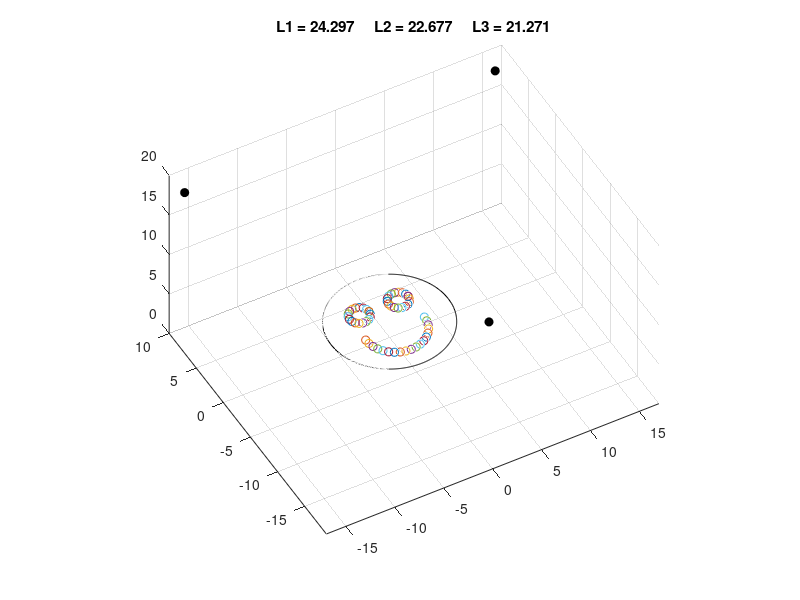

This chart was generated by the following MATLAB code: (Note: this script raises an error after producing the figure.)
clearvars; close all; clc; % all units in inches
%% INPUTS
mount_radius = 0.5;
mount_height = 2;

post_height = 18;
post_radius = 18+1/3;

dish_radius = 6;
dish_height = 2;

%% LOCATIONS [x, y, z]

% relative hole location for cable attachments
h1 = [0, -mount_radius, mount_height];
h2 = [mount_radius*sind(60), mount_radius*cosd(60), mount_height];
h3 = [-mount_radius*sind(60), mount_radius*cosd(60), mount_height];
holes = [h1; h2; h3; h1];
clear h1 h2 h3

% post positions
p1 = [0, -post_radius, post_height];
p2 = [post_radius*sind(60), post_radius*cosd(60), post_height];
p3 = [-post_radius*sind(60), post_radius*cosd(60), post_height];
posts = [p1; p2; p3];
clear p1 p2 p3

% dish
x = linspace(-dish_radius, dish_radius, 300);
y1 = sqrt(dish_radius^2 - x.^2);
y2 = -y1;
x = [x fliplr(x) x(1)];
y = [y1 fliplr(y2) y1(1)];
z = repmat(dish_height, size(x));
dish = [x' y' z'];
clear x y1 y2 y z

%% PATH
r = 3;
theta = 180:10:360;
xs = r*cosd(theta);
ys = r*sind(theta) - 1;

r = 1;
theta = 0:20:360;
xe = r*cosd(theta);
ye = r*sind(theta);

x_path = [xs xe+2 xe-2];
y_path = [ys ye+2 ye+2];
%% PLOT
f = figure(1); hold on; grid on; axis equal; axis([-17 17 -19 10 0 20]);
set(gcf, 'Position',  [200, 150, 1000, 800])

scatter3(posts(:,1),posts(:,2), posts(:,3),'MarkerFaceColor','k','MarkerEdgeColor','k');
% plot3([posts(:,1); posts(1,1)], [posts(:,2); posts(1,2)], [posts(:,3); posts(1,3)],'r-');

plot3(dish(:,1),dish(:,2),dish(:,3),'k-');

view(-29,45)

handles = nan(1,4);
d = nan(1,3);
m = repmat(getframe,size(x_path));
for ii = 1:numel(x_path)
    x = x_path(ii);
    y = y_path(ii);
    z = 2;
    handles = nan(1,4);
    handles(1) = plot3(x+holes(:,1), y+holes(:,2), z+holes(:,3),'b-');
    scatter3(x,y,z,'r.');
    for jj = 1:3
        handles(jj+1) = plot3([posts(jj,1);x+holes(jj,1)], [posts(jj,2);y+holes(jj,2)], [posts(jj,3);z+holes(jj,3)], 'g-');
        d(jj) = sqrt((-posts(jj,1)+x+holes(jj,1))^2 + (-posts(jj,2)+y+holes(jj,2))^2 + (-posts(jj,3)+z+holes(jj,3))^2);
        fprintf('L%d - %0.3f\t\t',jj,d(jj));
    end
    fprintf('\n');
    pause(0.2);
    title(['L1 = ' num2str(d(1),'%2.3f') '     L2 = ' num2str(d(2),'%2.3f') '     L3 = ' num2str(d(3),'%2.3f')]);
    m(ii) = getframe(f);
    for jj = 1:4
        delete(handles(jj));
    end
end

v = VideoWriter('kinematics.avi');
v.FrameRate = 10;
open(v);
writeVideo(v,m);
close(v);
